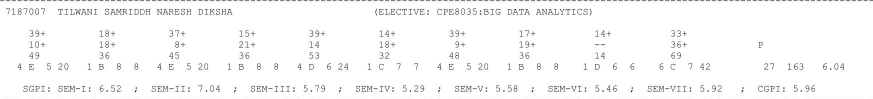
#> input picture Crop_Image/crop_7.png, 1746 x 198 px (shown at 1/2 size)
$ python resize.py
#> lines starting #> are read from the running program, lines starting #| are printed output that depends on the picture
from PIL import Image
from PIL import Image, ImageEnhance

image = Image.open('./Crop_Image/crop_7.png')
#> image is the input picture: PIL image 1746x198 RGB; min 0, max 255, mean 248.5
new_image = image.resize((2250, 225))
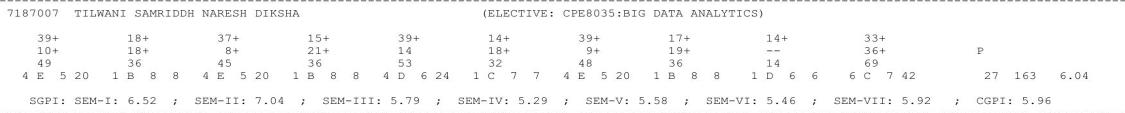
#> new_image: PIL image 2250x225 RGB (shown at 1/2 size); min 0, max 255, mean 248.3
# sharpness = ImageEnhance.Sharpness(new_image)
# sharpness.enhance(2).save('changes.png')
contrast = ImageEnhance.Contrast(new_image)
contrast.enhance(1.5).save('changes.png')
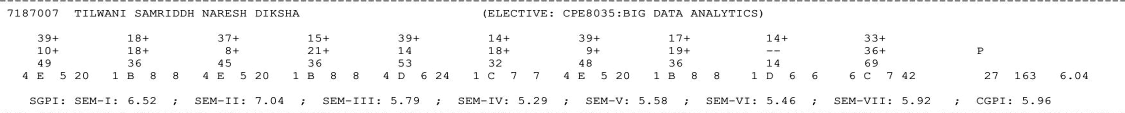
#> saved as changes.png: PIL image 2250x225 RGB (shown at 1/2 size); min 0, max 255, mean 246.1


print(image.mode)
#| RGB
print(image.size) # Output: (1920, 1280)
#| (1746, 198)
print(new_image.size) # Output: (400, 400)
#| (2250, 225)

$ run again, with Crop_Image/crop_1.png copied over Crop_Image/crop_7.png
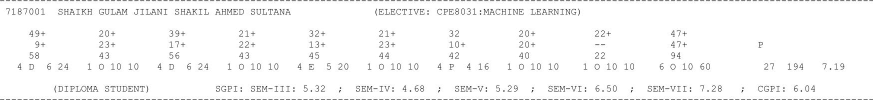
#> input picture Crop_Image/crop_1.png, 1746 x 200 px (shown at 1/2 size)
#> image is the input picture: PIL image 1746x200 RGB; min 0, max 255, mean 247.4
#> `new_image = image.resize((2250, 225))`:
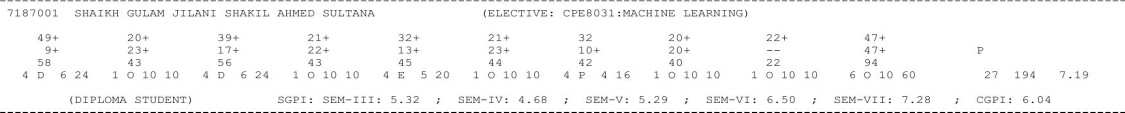
#> new_image: PIL image 2250x225 RGB (shown at 1/2 size); min 0, max 255, mean 247.2
#> `contrast.enhance(1.5).save('changes.png')`:
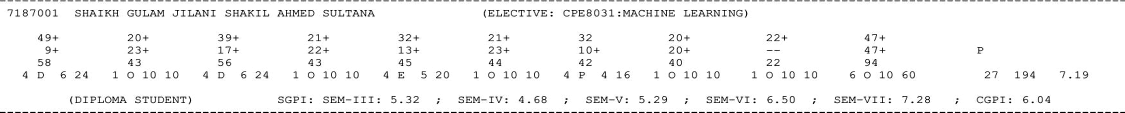
#> saved as changes.png: PIL image 2250x225 RGB (shown at 1/2 size); min 0, max 255, mean 244.8
#| RGB
#| (1746, 200)
#| (2250, 225)

$ run again, with Crop_Image/crop_10.png copied over Crop_Image/crop_7.png
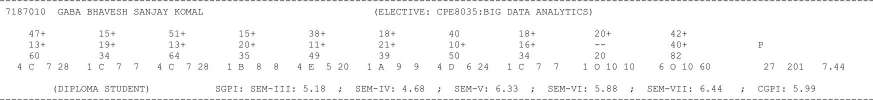
#> input picture Crop_Image/crop_10.png, 1746 x 200 px (shown at 1/2 size)
#> image is the input picture: PIL image 1746x200 RGB; min 0, max 255, mean 247.8
#> `new_image = image.resize((2250, 225))`:
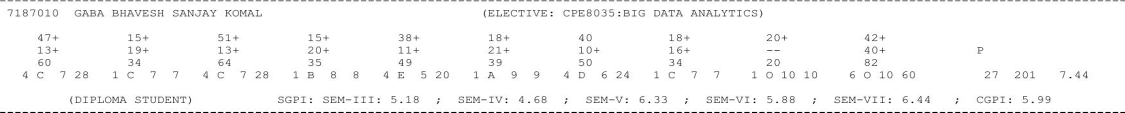
#> new_image: PIL image 2250x225 RGB (shown at 1/2 size); min 0, max 255, mean 247.6
#> `contrast.enhance(1.5).save('changes.png')`:
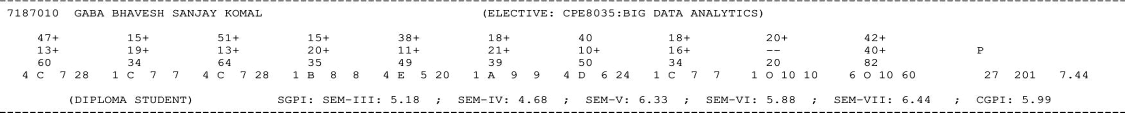
#> saved as changes.png: PIL image 2250x225 RGB (shown at 1/2 size); min 0, max 255, mean 245.3
#| RGB
#| (1746, 200)
#| (2250, 225)
